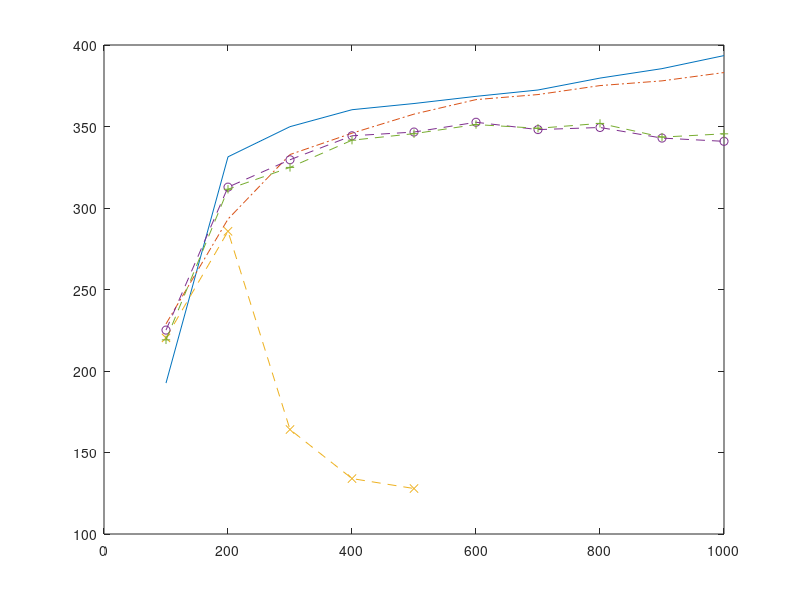

Write the MATLAB code that produced this figure. (Note: this script raises an error after producing the figure.)
% number of repeats:5

figure

% enter mfirst, mlast, minc:100 1000 100
% enter n: (-1 means n = m)-1
% we will take m=n in these experiments
% enter nb_alg:40
% enter variant: (1 == variant 1, 2 == variant 2)1
% Performance in MFLOPS/sec (1e6 flops per second)

%  m    n  nb    REF FLAME   diff      unb      diff    blk     diff   rec    diff
% ==================================================================================
variant1 = [
 100  100  40  192.6  228.9  7.8e-16  220.3  1.3e-15  225.1  6.7e-16  219.1  7.8e-16
 200  200  40  331.4  293.2  8.9e-16  285.7  1.3e-15  312.8  8.9e-16  311.5  8.9e-16
 300  300  40  349.9  332.8  1.0e-15  164.1  1.9e-15  329.6  7.8e-16  324.9  1.1e-15
 400  400  40  360.3  345.9  8.9e-16  134.0  1.8e-15  344.3  1.0e-15  341.6  8.9e-16
 500  500  40  364.1  357.6  8.9e-16  127.9  2.2e-15  346.6  6.7e-16  345.6  7.8e-16
 600  600  40  368.5  366.5  7.8e-16    0.0  0.0e+00  352.6  1.1e-15  351.2  1.0e-15
 700  700  40  372.4  369.6  1.3e-15    0.0  0.0e+00  348.1  8.9e-16  348.9  8.9e-16
 800  800  40  379.7  375.1  1.0e-15    0.0  0.0e+00  349.4  1.3e-15  351.9  1.0e-15
 900  900  40  385.5  378.0  1.2e-15    0.0  0.0e+00  342.9  1.0e-15  343.5  8.9e-16
1000 1000  40  393.5  383.1  8.9e-16    0.0  0.0e+00  340.9  9.2e-16  345.5  8.6e-16
]
plot( variant1( :, 1 ), variant1( :, 4 ), '-', ... 
      variant1( :, 1 ), variant1( :, 5 ), '-.', ... 
      variant1( 1:5, 1 ), variant1( 1:5, 7 ), '--x', ... 
      variant1( :, 1 ), variant1( :, 9 ), '--o', ... 
      variant1( :, 1 ), variant1( :, 11 ), '--+' )
legend( 'Reference', 'FLAME', 'Unblocked', 'Blocked', 'Recursive', 1 )
axis( [0, 1000, 0, 650 ] )
grid on
title( 'B <- B U^-T (variant 1) nb = 40' )
xlabel( 'm = n' )
ylabel( 'MFLOPS/sec.' )
print -depsc2 trsm_rut_variant1_40.eps
